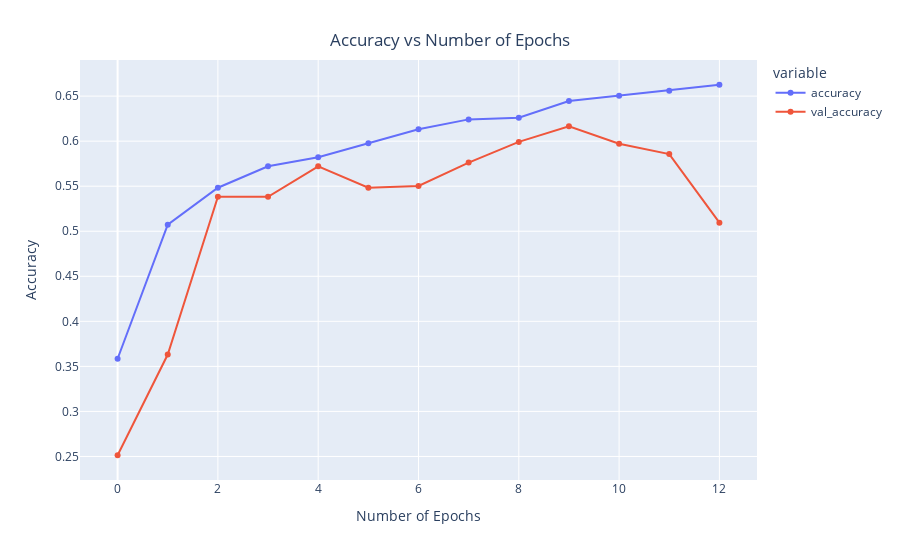

Notebook cell for this chart:
### Markdown cell above
## Training plots

### Code cell
x = px.line(data_frame= history , y= ["accuracy" , "val_accuracy"] ,markers = True )
x.update_xaxes(title="Number of Epochs")
x.update_yaxes(title = "Accuracy")
x.update_layout(showlegend = True,
    title = {
        'text': 'Accuracy vs Number of Epochs',
        'y':0.94,
        'x':0.5,
        'xanchor': 'center',
        'yanchor': 'top'})
x.show()

### Figure 1 — Plotly figure (JSON) as saved in the notebook; plotly's stock layout.template omitted (floating-point values rounded to 4 significant figures)
{"data": [{"hovertemplate": "variable=accuracy<br>index=%{x}<br>value=%{y}<extra></extra>", "legendgroup": "accuracy", "line": {"color": "#636efa", "dash": "solid"}, "marker": {"symbol": "circle"}, "mode": "lines+markers", "name": "accuracy", "orientation": "v", "showlegend": true, "type": "scatter", "x": [0, 1, 2, 3, 4, 5, 6, 7, 8, 9, 10, 11, 12], "xaxis": "x", "y": [0.3585, 0.5072, 0.5483, 0.5721, 0.5822, 0.5977, 0.6132, 0.6242, 0.626, 0.6445, 0.6503, 0.656, 0.6626], "yaxis": "y"}, {"hovertemplate": "variable=val_accuracy<br>index=%{x}<br>value=%{y}<extra></extra>", "legendgroup": "val_accuracy", "line": {"color": "#EF553B", "dash": "solid"}, "marker": {"symbol": "circle"}, "mode": "lines+markers", "name": "val_accuracy", "orientation": "v", "showlegend": true, "type": "scatter", "x": [0, 1, 2, 3, 4, 5, 6, 7, 8, 9, 10, 11, 12], "xaxis": "x", "y": [0.2513, 0.3632, 0.5382, 0.5382, 0.572, 0.5483, 0.5503, 0.5762, 0.5992, 0.6166, 0.5971, 0.5856, 0.5095], "yaxis": "y"}], "layout": {"legend": {"title": {"text": "variable"}, "tracegroupgap": 0}, "margin": {"t": 60}, "showlegend": true, "title": {"text": "Accuracy vs Number of Epochs", "x": 0.5, "xanchor": "center", "y": 0.94, "yanchor": "top"}, "xaxis": {"anchor": "y", "domain": [0, 1], "title": {"text": "Number of Epochs"}}, "yaxis": {"anchor": "x", "domain": [0, 1], "title": {"text": "Accuracy"}}}}
